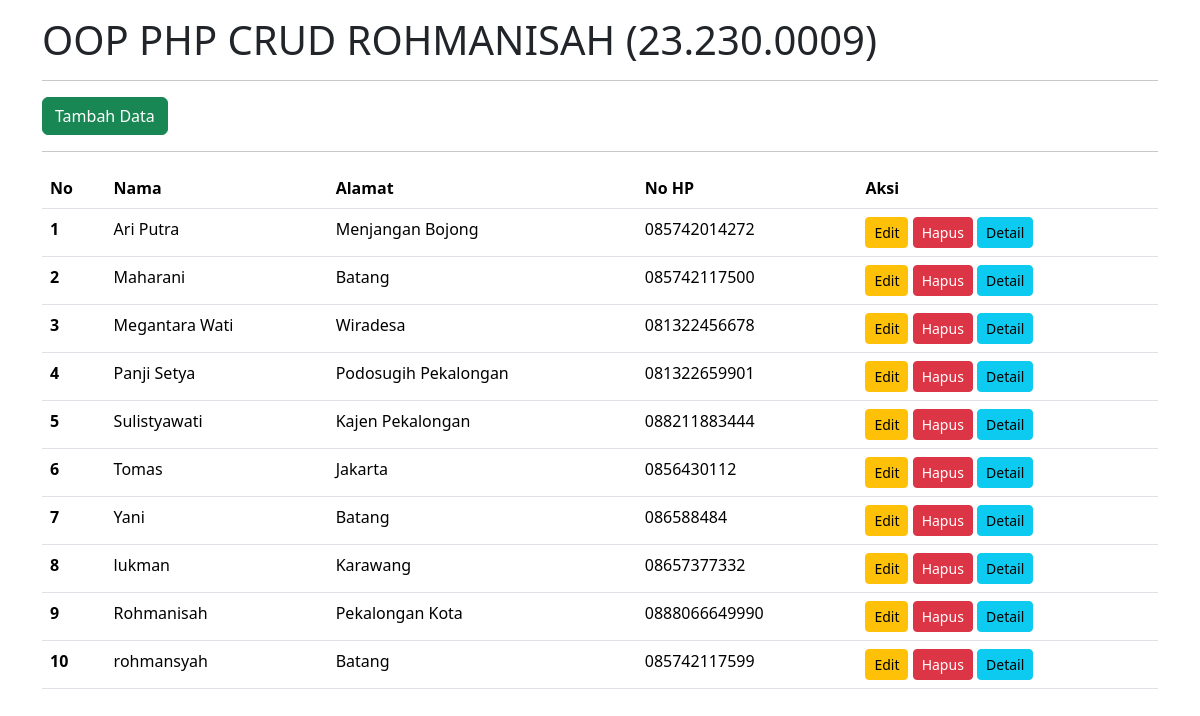
The page / on the database its author committed.
### tables this page shows
CREATE TABLE `tb_users` (
  `id` int(10) NOT NULL,
  `nama` varchar(255) NOT NULL,
  `alamat` varchar(255) NOT NULL,
  `nohp` char(13) NOT NULL,
  `jenis_kelamin` enum('L','P') NOT NULL,
  `email` varchar(255) NOT NULL,
  `foto` varchar(5000) DEFAULT NULL
);

### database.php (called while the page is built, shortened)
<?php
class Database
{
    public $host = "localhost";
    public $username = "root";
    public $password = "";
    public $database = "db_php_rohma";
    public $connect;
    function __construct()
    {
        $this->connect = mysqli_connect($this->host, $this->username, $this->password);
        mysqli_select_db($this->connect, $this->database);
    }
    function tampilData()
    {
        $data = mysqli_query($this->connect, "SELECT * FROM tb_users");
        $rows = mysqli_fetch_all($data, MYSQLI_ASSOC);
        return $rows;
    }
}

### index.php (the view, shortened to what this page needs)
<?php
include 'database.php';
$db = new Database;
?>
<!doctype html>
<html lang="en">
<head>
    <link href="https://cdn.jsdelivr.net/npm/bootstrap@5.3.3/dist/css/bootstrap.min.css" rel="stylesheet">
</head>
<body>
    <div class="container mt-3">
        <h1>OOP PHP CRUD ROHMANISAH (23.230.0009)</h1>
        <hr>
        <a href="input.php" class="btn btn-success">Tambah Data</a>
        <hr>
        <table class="table table-hover">
            <thead>
                <th scope="col">No</th>
                <th scope="col">Nama</th>
                <th scope="col">Alamat</th>
                <th scope="col">No HP</th>
                <th scope="col">Aksi</th>
            </thead>
            <tbody>
                <?php
                $nomor = 1;
                foreach ($db->tampilData() as $dataUser) {
                ?>
                    <tr>
                        <th scope="row"><?php echo $nomor++; ?></th>
                        <td><?php echo $dataUser['nama']; ?></td>
                        <td><?php echo $dataUser['alamat']; ?></td>
                        <td><?php echo $dataUser['nohp']; ?></td>
                        <td>
                            <a href="edit.php?id=<?php echo $dataUser['id'] ?>" class="btn btn-warning btn-sm">Edit</a>
                            <a href="proses.php?id=<?php echo $dataUser['id'] ?>&aksi=hapus" class="btn btn-danger  btn-sm">Hapus</a>
                            <a href="detail.php?id=<?php echo $dataUser['id'] ?>" class="btn btn-info btn-sm">Detail</a>
                        </td>
                    </tr>
                <?php
                }
                ?>
            </tbody>
        </table>
    </div>
</body>
</html>

### rows shown on the page
tb_users: nama "Ari Putra", alamat "Menjangan Bojong", nohp "085742014272"
tb_users: nama "Maharani", alamat "Batang", nohp "085742117500"
tb_users: nama "Megantara Wati", alamat "Wiradesa", nohp "081322456678"
tb_users: nama "Panji Setya", alamat "Podosugih Pekalongan", nohp "081322659901"
tb_users: nama "Sulistyawati", alamat "Kajen Pekalongan", nohp "088211883444"
tb_users: nama "Tomas", alamat "Jakarta", nohp "0856430112"
tb_users: nama "Yani", alamat "Batang", nohp "086588484"
tb_users: nama "lukman", alamat "Karawang", nohp "08657377332"
tb_users: nama "Rohmanisah", alamat "Pekalongan Kota", nohp "0888066649990"
tb_users: nama "rohmansyah", alamat "Batang", nohp "085742117599"
